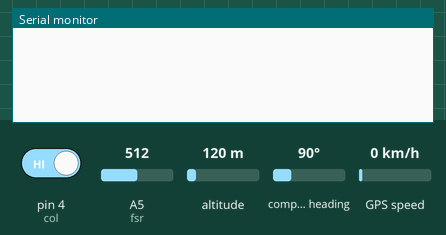
This sketch was run on a simulated Arduino Uno, built with avr-gcc and run on an emulated ATmega328P. Parts: the last lines printed to the serial monitor. The inputs (shaded band) are chosen by the test bench; at power-on: pin 4 (col) HIGH, A5 (fsr) = 512, altitude 120 m, compass heading 90°, GPS speed 0 km/h. The GPS gets a fix after 3 s at 37.7749, -122.4194 with 8 satellites.

Above: at 1.2 s.
1.3 s: pin 4 (col) driven LOW
At 1.7 s:
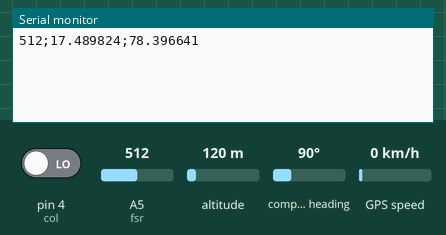
3.8 s: A5 (fsr) set to 716
At 5.1 s:
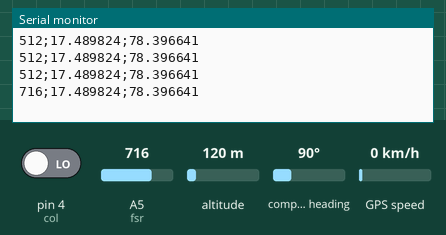
5.3 s: A5 (fsr) set to 992
At 6.1 s:
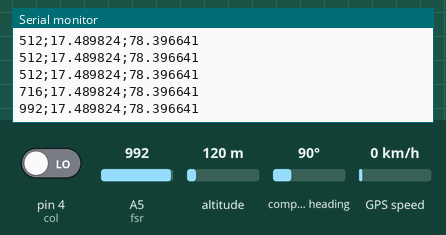
Timing chart, 0 to 8.3 s (numbered marks = the images above; inputs shaded):
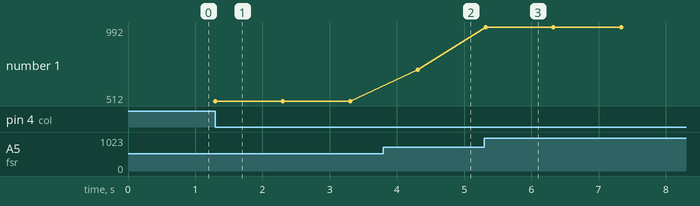

Measured:
- after the input at 1.3 s, the serial monitor: prints a new line at once (image 1)
- after the input at 3.8 s, the serial monitor: prints a new line after 0.51 s (image 2)
- after the input at 5.3 s, the serial monitor: prints a new line at once (image 3)
- plotted number 1: 512 → 716 after the input at 3.8 s, 716 → 992 after the input at 5.3 s

The sketch:

sketch_dec13a.ino
```cpp
#include <TinyGPS++.h>
#include <SoftwareSerial.h>

int fsr=A5;
int col=4;
int fsrData=0;
int colData=1;
String latStr, lngStr, finalStr=";17.489824;78.396641";

TinyGPSPlus gps;
SoftwareSerial gpsSerial(2,3);

void setup() {
  // put your setup code here, to run once:
  Serial.begin(9600);
  gpsSerial.begin(9600);
  pinMode(fsr,INPUT);
  pinMode(col,INPUT);

}

void loop() {
  // put your main code here, to run repeatedly:
  colData=digitalRead(col);
  fsrData= analogRead(fsr);
  if(colData==0){
    Serial.print(fsrData);
    if(gpsSerial.available()>0){
      if(gps.encode(gpsSerial.read()) && gps.location.isValid())
      {
        latStr= String(gps.location.lat(),6);
        lngStr= String(gps.location.lng(),6);

        finalStr= ";"+latStr+";"+lngStr;
        Serial.println(finalStr);
    }
      else
        Serial.println(finalStr);
      delay(1000);
      }
  }
}
```
